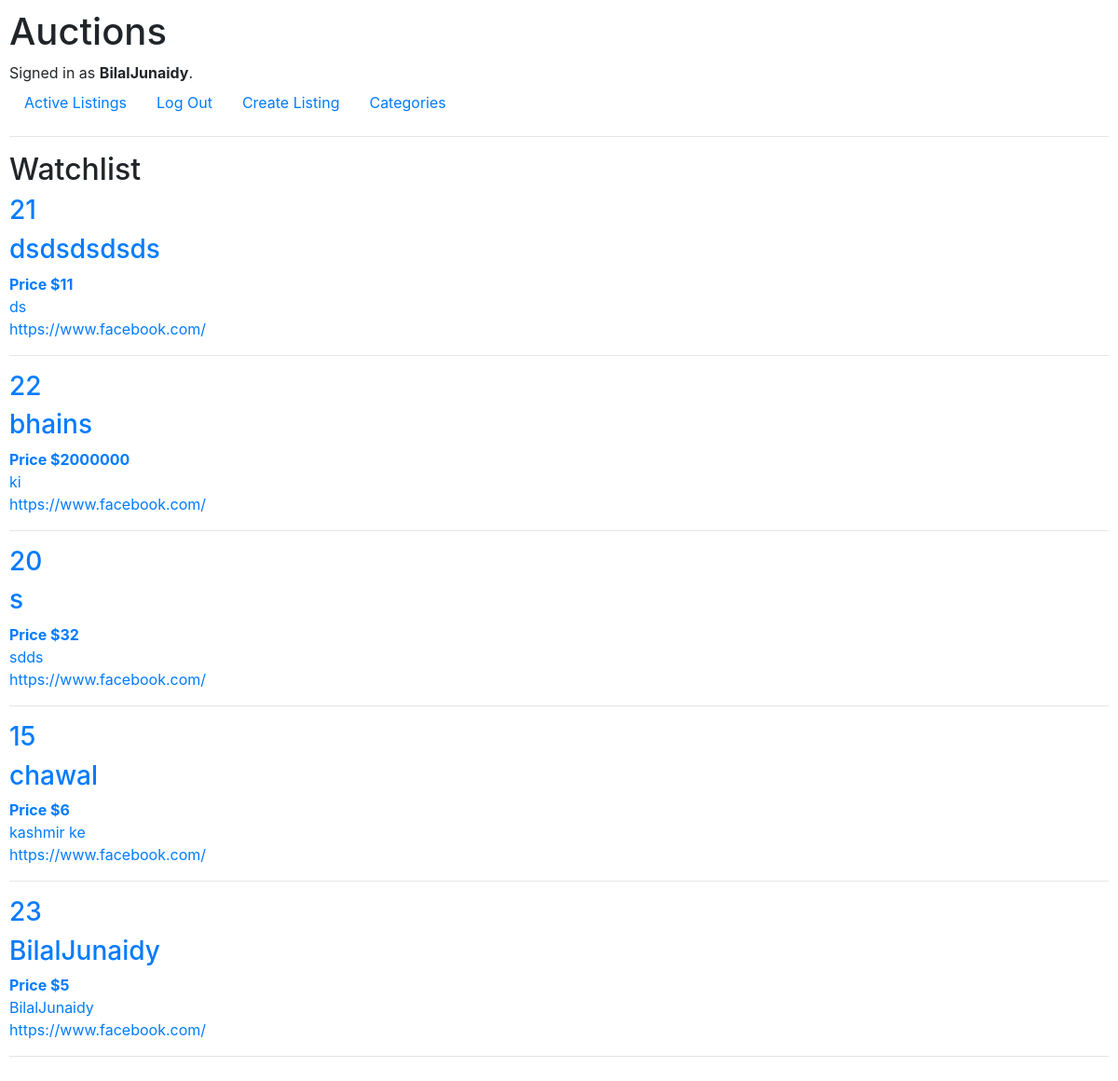
Page /auctions/watchlist/ (signed in) on the earlier database version.
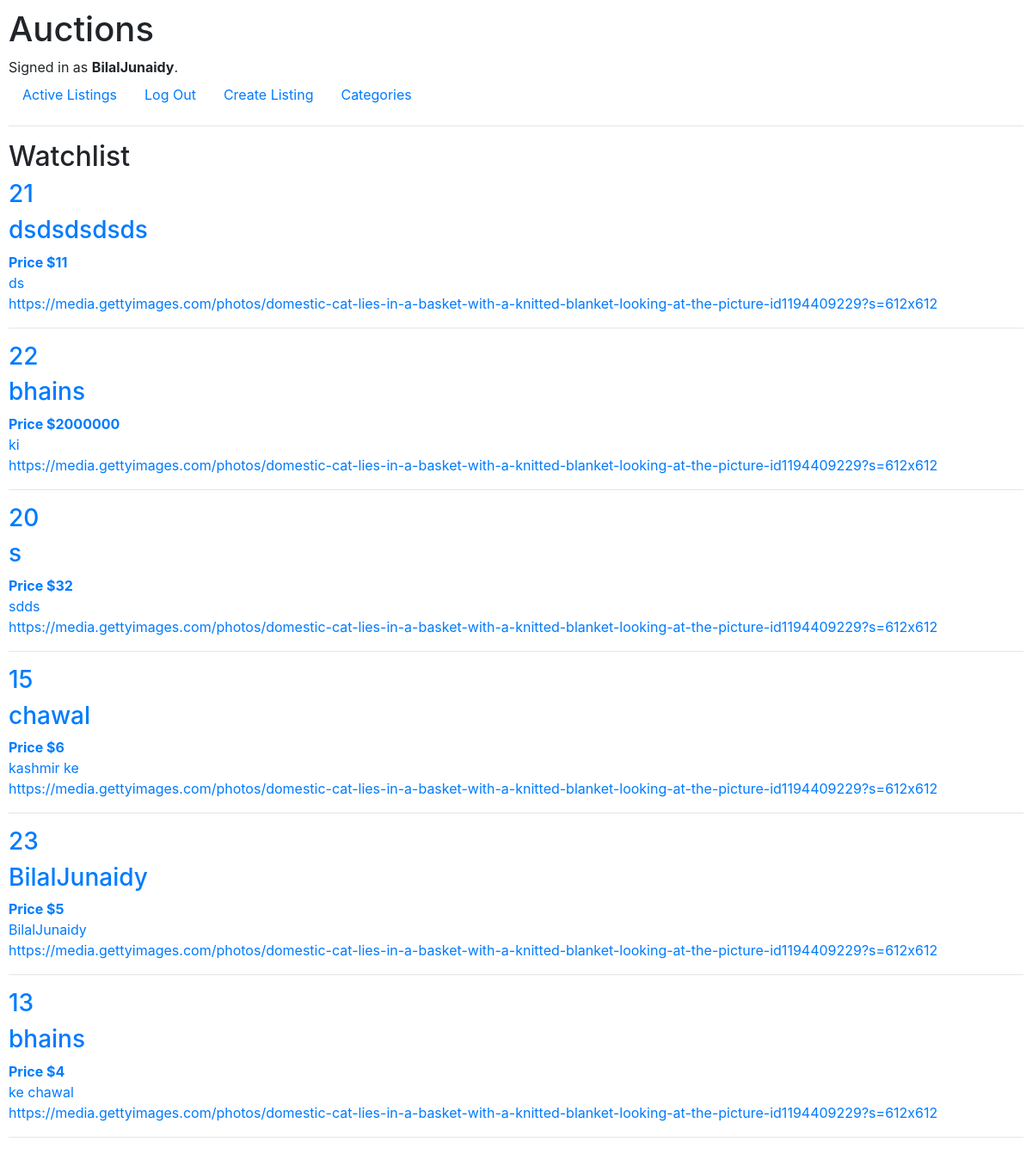
Same page on the later database version.
### auctions/models.py (models this page shows, shortened)
class User(AbstractUser):
    pass

class auction_list(models.Model):
    auction_owner = models.ForeignKey(User, on_delete=models.CASCADE, related_name = "owner")
    title = models.CharField(max_length = 64)
    description = models.CharField(max_length = 1200)
    starting_bid = models.IntegerField(validators=[MinValueValidator(1)])
    link = models.URLField(max_length = 200)
    auction_category = models.CharField(max_length = 64)
    highest_bid = models.IntegerField(validators=[MinValueValidator(1)])
    status = models.BooleanField(default = False)
    auction_winner = models.ForeignKey(User, on_delete=models.CASCADE, related_name = "winner")
    watchlist_users = models.ManyToManyField(User, blank=True, related_name = "watchlistusers")

### auctions/views.py (the view)
# urls.py: path("watchlist/", views.watchlist, name="watchlist"),
def watchlist(request):
    current_user = User.objects.get(id=request.user.id)
    if request.method == "POST":
        listing_id = request.POST["listing_id"]
        listing = auction_list.objects.get(pk = listing_id)
        if request.POST["update"] == "add":
            listing.watchlist_users.add(current_user)
        else:
            listing.watchlist_users.remove(current_user)
        return HttpResponseRedirect(reverse("index"))
    else:
        listing = auction_list.objects.filter(watchlist_users = current_user)
        return render(request, "auctions/watchlist.html", {
        "listing": listing
        })

### auctions/templates/auctions/watchlist.html
{% extends "auctions/layout.html" %}
{% block body %}
    <h2>Watchlist</h2>
    {% for item in listing %}
    <a href="{% url 'listing' item.id %}">
        <h3>{{item.id}}</h3>
        <h3>{{item.title}}</h3>
        <Strong>Price ${{item.highest_bid}}</Strong>
        <br>
        {{item.description}}
        <br>
        {{item.link}}
        <br>
        <hr>
    </a>
    {% endfor %}
{% endblock %}

### auctions/templates/auctions/layout.html (shortened to what this page needs)
{% load static %}
<!DOCTYPE html>
<html lang="en">
    <head>
        <link rel="stylesheet" href="https://stackpath.bootstrapcdn.com/bootstrap/4.4.1/css/bootstrap.min.css">
        <link href="{% static 'auctions/styles.css' %}" rel="stylesheet">
    </head>
    <body>
        <h1>Auctions</h1>
        <div>
            {% if user.is_authenticated %}
                Signed in as <strong>{{ user.username }}</strong>.
            {% else %}
                Not signed in.
            {% endif %}
        </div>
        <ul class="nav">
            <li class="nav-item">
                <a class="nav-link" href="{% url 'index' %}">Active Listings</a>
            </li>
            {% if user.is_authenticated %}
                <li class="nav-item">
                    <a class="nav-link" href="{% url 'logout' %}">Log Out</a>
                </li>
                <li class="nav-item">
                    <a class="nav-link" href="{% url 'create_listing' %}">Create Listing</a>
                </li>
                <li class="nav-item">
                    <a class="nav-link" href="{% url 'categories' %}">Categories</a>
                </li>
            {% endif %}
        </ul>
        <hr>
        {% block body %}
        {% endblock %}
    </body>
</html>

### auctions/static/auctions/styles.css (style rules this page uses)
body { padding: 10px; }

Differences in the rows shown:
changed auction_list "dsdsdsdsds": link "https://www.facebook.com/" → "https://media.gettyimages.com/photos/domestic-cat-lies-in-a-basket-with-a-knitted-blanket-looking-at-the-picture-id1194409229?s=612x612"
changed auction_list "ki": link "https://www.facebook.com/" → "https://media.gettyimages.com/photos/domestic-cat-lies-in-a-basket-with-a-knitted-blanket-looking-at-the-picture-id1194409229?s=612x612"
changed auction_list "sdds": link "https://www.facebook.com/" → "https://media.gettyimages.com/photos/domestic-cat-lies-in-a-basket-with-a-knitted-blanket-looking-at-the-picture-id1194409229?s=612x612"
changed auction_list "chawal": link "https://www.facebook.com/" → "https://media.gettyimages.com/photos/domestic-cat-lies-in-a-basket-with-a-knitted-blanket-looking-at-the-picture-id1194409229?s=612x612"
changed auction_list "BilalJunaidy": link "https://www.facebook.com/" → "https://media.gettyimages.com/photos/domestic-cat-lies-in-a-basket-with-a-knitted-blanket-looking-at-the-picture-id1194409229?s=612x612"
now on this page (row edited): auction_list: id "13", title "bhains", highest_bid "4", description "ke chawal", link "https://media.gettyimages.com/photos/domestic-cat-lies-in-a-basket-with-a-knitted-blanket-looking-at-the-picture-id1194409229?s=612x612"
